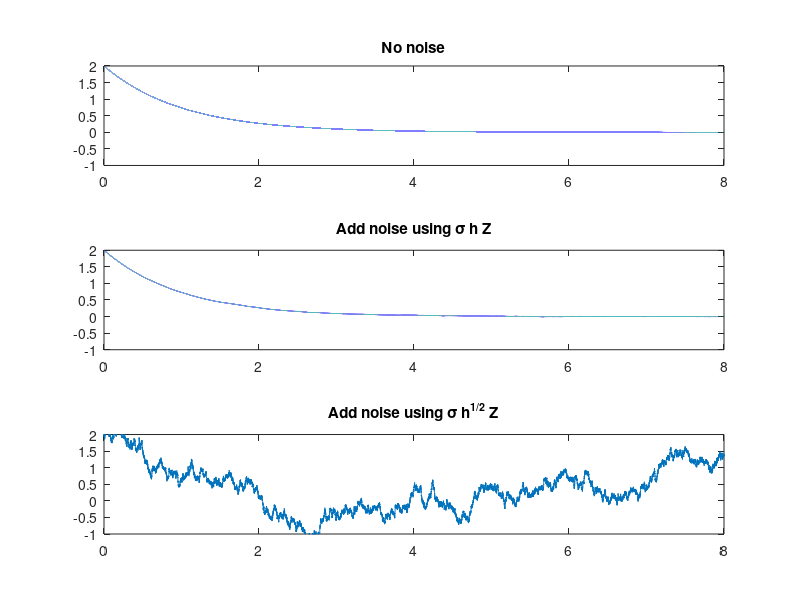

Here is the MATLAB script that generated this plot:
% add_noise.m shows the effect of adding noise to exponential decay in different ways

for j=1:4,

  clf;                % clear the figure
  T=8;                % maximum time
  N=T*10^j;           % number of steps to take
  h=T/N;              % time step
  t=(0:h:T);          % t is the vector [0 1h 2h 3h ... Nh]
  sigma = 1.0;        % strength of the noise
  X=zeros(size(t));   % prepare place to store locations

  fprintf('Time step %10.8f, %10d steps total \n', h, N);

  subplot(3,1,1);
  X(1)=2;             % initial height
  for i=1:N           % take N steps
    X(i+1)=X(i)-X(i)*h;
  end;
  plot(t,X)
  axis([0 T -X(1)/2 X(1)]);
  title('No noise')

  subplot(3,1,2);
  X(1)=2;             % initial height
  for i=1:N           % take N steps
    X(i+1)=X(i)-X(i)*h+sigma*h*randn;
  end;
  plot(t,X)
  axis([0 T -X(1)/2 X(1)]);
  title('Add noise using \sigma h Z')

  subplot(3,1,3);
  X(1)=2;             % initial height
  for i=1:N           % take N steps
    X(i+1)=X(i)-X(i)*h+sigma*sqrt(h)*randn;
  end;
  plot(t,X)
  axis([0 T -X(1)/2 X(1)]);
  title('Add noise using \sigma h^{1/2} Z')

  fprintf('Hit any key to continue \n');
  pause

end